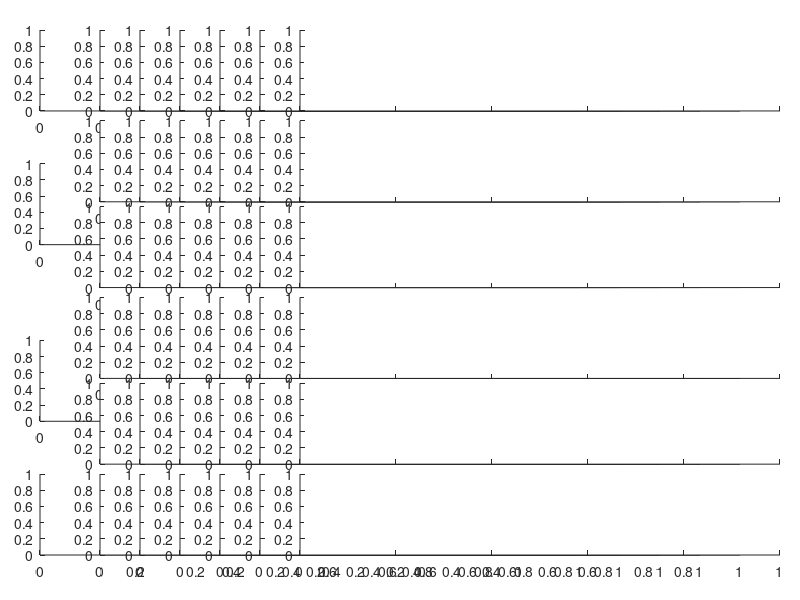

Reproduce this figure in MATLAB. (Note: this script raises an error after producing the figure.)
function FIGURE_PatternMatching
% This function generates the figure showing the matching patterns created
% for the four different types of microfibrosis

% Define the plotting sizes (all as fractions of one)
margin = 0.025;
xgap = -0.55;
xsep = 0.025;
ygap = 0.0165;
y_inclassgap = 0.008;
leftTextSpace = 0.025;
titleSpace = 0.025;
bottomSpace = 0.05;

% Specify the number of generated patterns to show
n_show = 6;

%%%%%%%%%%%%%%%%%%%%%%%%%%%%%%%%%%%%%%%%%%%%%%%%%%%%%%%%%%%%%%%%%%%%%%%%%

% Switch up a level to the main folder to run code
cd ..

% Define the fibrosis classification names
%fibro_classes = {'Interstitial', 'Compact', 'Diffuse', 'Patchy'};
fibro_classes = {'I', 'C', 'D', 'P'};

% Define the classes that have both fibre and non-fibre versions
dual_classes = [2, 3];

% Calculate the number of rows and columns from the parameter vectors
n_classes = length(fibro_classes);    % Set by hand because of the inclusion of both fibre and non-fibre versions for some patterns
n_cols = n_show + 1;                  % +1 for the target pattern
n_dualclasses = length(dual_classes); % Number of dual classes
n_rows = n_classes + n_dualclasses;   % Dual classes count as two rows

% Calculate the derived plotting sizes
dx = (1 - 2*margin - (n_cols-1)*xgap - leftTextSpace - xsep) / n_cols;
dy = (1 - 2*margin - (n_classes-1)*ygap - n_dualclasses*y_inclassgap - titleSpace - bottomSpace) / n_rows;

% Define a 'fibrosis' colormap
fibroclr = [[0.95, 0.85, 0.55]; [0.8, 0.2, 0.2]];

% Initialise a new figure, fullscreen
figure('units', 'normalized', 'OuterPosition', [0 0 1 1]);

% Create a series of axes objects that will be used for plotting
row_counter = 0;
y_pos = 1 - margin - titleSpace + ygap;
for k = 1:n_classes        % rows
    
    % Set flag for if this is a dual class or not
    dual_flag = ismember(k,dual_classes);
    
    % Update row location
    y_pos = y_pos - (ygap + dy);
    row_counter = row_counter + 1;
    
    % Initialise column location
    x_pos = margin + leftTextSpace;
    
    % Create the axes for the histological images
    ax{k,1} = axes('Position', [x_pos, y_pos - dual_flag * (dy+y_inclassgap)/2 , dx, dy]);
    
    % Add the extra space between the first column and the remaining
    x_pos = x_pos + xsep;
        
    % Loop over columns to create axes
    for j = 1:n_show
        
        % Update column location
        x_pos = x_pos + xgap + dx;
        
        % Create axes object
        ax{row_counter,j+1} = axes('Position', [x_pos, y_pos, dx, dy]);
        
    end
    
    % If this is a dual class row, do another loop
    if dual_flag
        
        % Update row location with a different gap for within-class rows
        y_pos = y_pos - (y_inclassgap + dy);
        row_counter = row_counter + 1;
        
        % Update column location
        x_pos = margin + leftTextSpace + xsep;
        
        % Loop over columns to create axes
        for j = 1:n_show
            
            % Update column location
            x_pos = x_pos + xgap + dx;
            
            % Create axes object
            ax{row_counter,j+1} = axes('Position', [x_pos, y_pos, dx, dy]);
            
        end
        
    end
    
end

% Load the patterns from the histological images
load('histo_patterns.mat','patterns');

% Load the SMC-ABC particles corresponding to each
load('Results\interstitial2000_full.mat','particles'); particle_sets{1} = particles;
load('Results\compact2000_full.mat','particles'); particle_sets{2} = particles;
load('Results\compact2000_full_nofibres.mat','particles'); particle_sets{3} = particles;
load('Results\diffuse2000_full.mat','particles'); particle_sets{4} = particles;
load('Results\diffuse2000_full_nofibres.mat','particles'); particle_sets{5} = particles;
load('Results\patchy2000_full.mat','particles'); particle_sets{6} = particles;

% Read out the dimensions of the patterns
[Ny, Nx] = size(patterns{1});

% Loop over the classes of microfibrosis, plotting the original
% histological image
for k = 1:n_classes
    
    % Plot the histological section
    imagesc(ax{k,1}, patterns{k}); axis(ax{k,1}, 'equal', 'off');
    colormap(ax{k,1}, fibroclr);
    
end

% Now loop over the different classes of patterns, plotting the requested
% number of each
for k = 1:n_rows
    
    % Grab the particles
    particles = particle_sets{k};
    
    % Reduce to the set of only unique particles by using unique command
    [~, I] = unique(particles.thetas, 'rows');
    particles.vals = particles.vals(I);
    particles.Ds = particles.Ds(I);
    
    % Sort the unique particles by their discrepancies
    [particles.Ds, I] = sort(particles.Ds);
    particles.vals = particles.vals(I);
    
    % Select particles corresponding to quantiles (to give even spread of
    % discrepancy values)
    quantiles = round(linspace(1,length(particles.Ds),n_show));
    
    % Plot the patterns generated by the generator
    for j = 1:n_show
        imagesc(ax{k,j+1}, particles.vals{quantiles(j)}); axis(ax{k,j+1}, 'equal', 'off');
        colormap(ax{k,j+1}, fibroclr);
    end
    
end

% Add column titles
text(ax{1,1}, Nx/2, -Ny/5, 'Histological', 'HorizontalAlignment', 'Center', 'FontSize', 24);
text(ax{1,1+round(n_show/2)}, Nx*1.2, -Ny/5, 'Generated', 'HorizontalAlignment', 'Center', 'FontSize', 24);

% Add row titles
for k = 1:length(fibro_classes)
    text(ax{k,1}, -Nx/5, Ny/2, fibro_classes{k}, 'HorizontalAlignment', 'Right', 'VerticalAlignment', 'Middle', 'FontSize', 30);
end

% Add text on the right
fib_text = {'','(no $$\mathcal{F}$$)', '', '(no $$\mathcal{F}$$)'};
text_rows = [2, 3, 4, 5];
for k = 1:length(fib_text)
    text(ax{text_rows(k),n_show+1}, Nx * (6/5), Ny/2, fib_text{k}, 'HorizontalAlignment', 'Left', 'VerticalAlignment', 'Middle', 'FontSize', 20, 'Interpreter', 'latex');
end

% Create an arrow below the generated patterns, indicating minimum and
% maximum discrepancy
text(ax{n_rows,2}, Nx/2, Ny*8/6, {'Minimum','Discrepancy'}, 'FontSize', 16, 'HorizontalAlignment', 'center');
text(ax{n_rows,n_show+1}, Nx/2, Ny*8/6, {'Maximum','Discrepancy'}, 'FontSize', 16, 'HorizontalAlignment', 'center');
%line_obj = arrow(ax{n_rows,3}, [Nx/3 2*Nx/3+7/6*Nx*(n_show-3)],[Ny*8/6 Ny*8/6],'LineWidth',2,'Color',[0 0 0]);
%line_obj.Clipping = 'off';
annotation('textarrow',[0.465 0.635],[0.03 0.03]);


% Return to figures folder
cd Figures